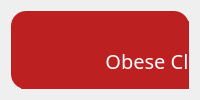
           <widget class="QWidget" name="page_obeseClass2">
            <layout class="QVBoxLayout" name="verticalLayout_7">
             <item>
              <widget class="QWidget" name="widget_18" native="true">
               <property name="styleSheet">
                <string notr="true">background-color: rgb(188, 32, 32);
border-radius: 15px;</string>
               </property>
               <widget class="QLabel" name="label_31">
                <property name="geometry">
                 <rect>
                  <x>10</x>
                  <y>10</y>
                  <width>301</width>
                  <height>81</height>
                 </rect>
                </property>
                <property name="font">
                 <font>
                  <family>Arial Black</family>
                  <pointsize>15</pointsize>
                 </font>
                </property>
                <property name="text">
                 <string>&lt;html&gt;&lt;head/&gt;&lt;body&gt;&lt;p align=&quot;center&quot;&gt;&lt;span style=&quot; color:#ffffff;&quot;&gt;Obese Class II&lt;/span&gt;&lt;/p&gt;&lt;/body&gt;&lt;/html&gt;</string>
                </property>
               </widget>
               <widget class="QLabel" name="label_49">
                <property name="geometry">
                 <rect>
                  <x>10</x>
                  <y>90</y>
                  <width>301</width>
                  <height>71</height>
                 </rect>
                </property>
                <property name="styleSheet">
                 <string notr="true">image: url(:/resource/sad (1).png);</string>
                </property>
                <property name="text">
                 <string/>
                </property>
               </widget>
              </widget>
             </item>
            </layout>
           </widget>
